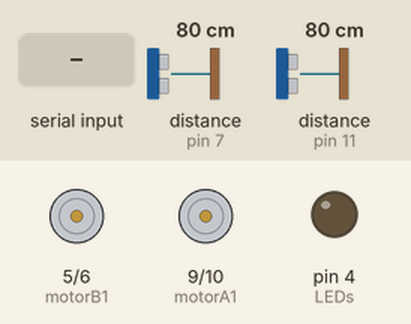
A sketch run on a simulated Arduino Uno, built with avr-gcc and run on an emulated ATmega328P. On the bench: motor-driver pin pairs drawn as motors (green arrow = first pin HIGH = forward, orange = second pin HIGH = backward, longer = more drive), output pins drawn as LEDs (lit = HIGH). The inputs (shaded band) are chosen by the test bench; at power-on: distance to the obstacle (sensors on pin 7, pin 11) 80 cm. The echo pulse lasts 58.3 µs per cm.

Above: at 1.2 s.
1.3 s: "F" received over Serial
At 2.5 s:
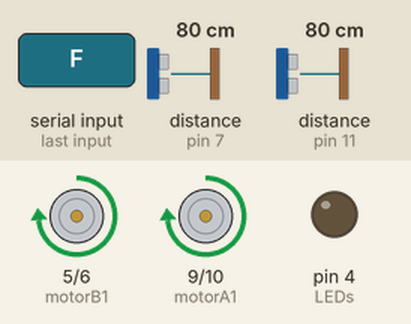
2.8 s: distance to the obstacle (sensor on pin 7) set to 2 cm
At 3.2 s:
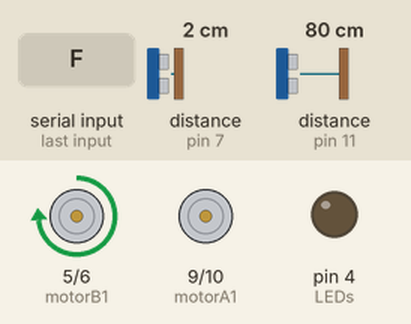
4.3 s: distance to the obstacle (sensor on pin 11) set to 2 cm
At 5.45 s:
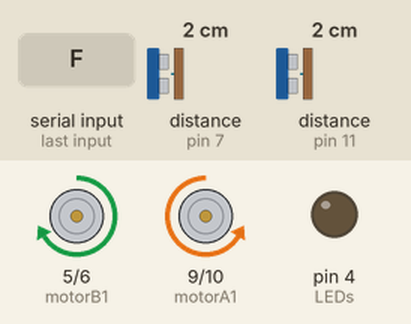
7.3 s: byte 66 ('B') received over Serial
9.7 s: byte 72 ('H') received over Serial
At 10.8 s:
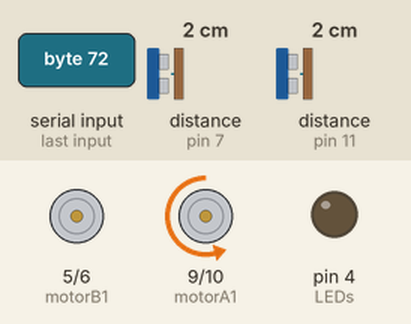
11.2 s: byte 74 ('J') received over Serial
At 12.0 s:
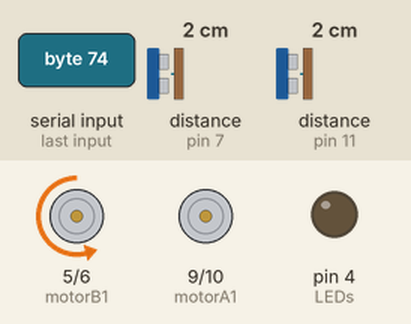
Timing chart, 0 to 13.7 s (numbered marks = the images above; inputs shaded):
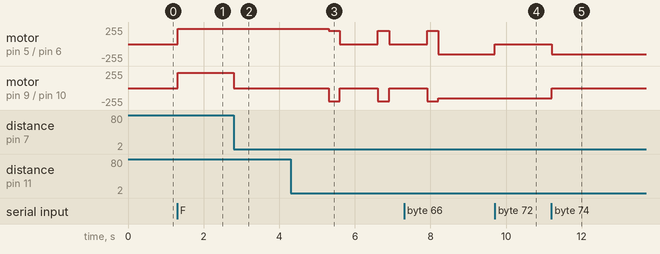

Measured:
- after the input at 1.3 s, motor on pin 5 (motorB1) / pin 6 (motorB2), motor on pin 9 (motorA1) / pin 10 (motorA2): stopped → forward 228/255 at once
- after the input at 2.8 s, motor on pin 9 (motorA1) / pin 10 (motorA2): forward 228/255 → stopped at once
- after the input at 4.3 s, motor on pin 5 (motorB1) / pin 6 (motorB2): alternates forward 200/255 for 0.30 s and stopped for 1.0 s, starting after 1.0 s; motor on pin 9 (motorA1) / pin 10 (motorA2): alternates backward 200/255 for 0.30 s and stopped for 1.0 s, starting after 1.0 s
- after the input at 9.7 s, motor on pin 5 (motorB1) / pin 6 (motorB2): backward 153/255 → stopped at once
- after the input at 11.2 s, motor on pin 5 (motorB1) / pin 6 (motorB2): stopped → backward 153/255 at once; motor on pin 9 (motorA1) / pin 10 (motorA2): backward 153/255 → stopped at once

The sketch:

_2WD_Arduino_robot_with_2xHC_SRO4_v19032019.ino
```cpp
/* Project:RC Car via Bluetooth with Android Smartphone.
 * Featutes: manual steering and auto-pilot mode. Speed and colision avoidance can be adjusted in App.
 * Inspired by project of Vasilakis Michalis // 12-12-2014 ver.2 test. More information at www.ardumotive.com http://www.ardumotive.com/bluetooth-rc-car.html
 * Backward compatible with Ardumotive App
 * Motor A=left Active B = right
 * ver 18032019 pin assignement is updated to streamline connections
 * ver 18032019 ActMotor functon was introduced
 */

  #include <Ultrasonic.h>      // Sketch is built on Raspberry Pi using  https://github.com/JRodrigoTech/Ultrasonic-HC-SR04

 // HC-SRO4  TX         = 0;    // to upload sketch you must /!\ disconnect TX from HC-SRO4 TX - disconnect wire from D0 !!!
 // HC_SRO4  RX         = 1;    // can be connected during sketch upload
 // not in use          = 2;    // reserved for Bluetooth state usage
  const int buzzer      = 3;    // Buzzer / Speaker
  const int LEDs        = 4;    // Leds
  const int motorB1     = 5;    // pin 5 supports PMWM - IN 1 of L298n mini
  const int motorB2     = 6;    // pin 6 supports PMWM - IN 2 of L298n mini
  Ultrasonic ultraright(8,7);   // (Trig PIN,Echo PIN)
  const int motorA1     = 9;    // pin 9  supports PMWM - IN 3 of L298n mini
  const int motorA2     = 10;   // pin 10 supports PMWM - IN 4 of L298n mini
  Ultrasonic ultraleft(12,11);  // (Trig PIN,Echo PIN)
 //not in use           = 13;

  int LEDst =0;       // To on and off head lamp. Default state off
  int Hornst=0;       // To on and off Hornst. Default state off
  int RCmess;         // To store income message via Bluetooth
  int LSpeed;         // Left  direction speed - used for right motor B
  int RSpeed;         // Right direction speed - used for left  motor A
  int BSpeed;         // Backward    speed
  int RSpeed2;        // Reduced speed
  int LSpeed2;        // Reduced speed
  int BSpeed2;        // Reduced speed
  int Sens = 1;       // Set sensetivity of obstalce avoidance system
  int Ldist;          // Distance measured by right sensor to manage left wheel speed
  int Rdist;          // Distance measured by left sensor to manage right wheel speed
  int Lcorr;          // Speed correction (decrease) when obstacle detected
  int Rcorr;          // Speed correction (decrease) when obstacle detected
  int Gear=3;         // Default Gear value, to let the car move before gear is changed in Android app

void setup() {

 // pinMode(buzzer) - when using tone function in not required
    pinMode(LEDs,    OUTPUT);
    pinMode(motorA1, OUTPUT); // initially L298N mini was used, than replaced by custom dual MOSFET H-bridge https://easyeda.com/olegburak.by/h-bridge-pair-wo-opto
    pinMode(motorA2, OUTPUT);
    pinMode(motorB1, OUTPUT);
    pinMode(motorB2, OUTPUT);
 // pinMode for ultrasonic sensors are set by ultrasonic.h

    Serial.begin(9600); // Initialize serial communication at 9600 bits per second:
}

void ActMotor (int MotBF, int MotAF,         //Function to activate motors
               int MotBB, int MotAB) {
  analogWrite(motorB1, MotBF); analogWrite(motorA1, MotAF);
  analogWrite(motorB2, MotBB); analogWrite(motorA2, MotAB);
  }

void loop() {

   if(Serial.available() > 0){
     RCmess = Serial.read();   // Save income data to variable 'RCmess'
      // Serial.write(RCmess); // for debug: susspend car wheels and keep USB connected, then use Serial monitor to see received command via Bluetooth
      // Serial.println();     // for debug
      }

   Ldist = ultraleft.Ranging(CM);          //ultraleft.Ranging(CM) is a distance returned by ultrasonic.h in cm, max value is 51.
   //Serial.print("Ldist: ");              // for debug: susspend car wheels and keep USB connected, then use Serial monitor to see measured distance
   //Serial.print(ultraleft.Ranging(CM));  // CM or INC
   //Serial.print(" cm     " );
   //delay(50);
   Lcorr = (55-Ldist);                     // Lcorr reduce speed of opposite motor. To stop motor some cm before obstacle, constanta exeeds 51
   //Serial.print("Lcorr: ");
   //Serial.print(Lcorr);                  // CM or INC
   //Serial.print(" cm     " );
   //delay(50);
   Rdist = ultraright.Ranging(CM);         // ultraleft.Ranging(CM) is a distance returned by ultrasonic.h in cm,  max value is 51.
   //Serial.print("Rdist: ");
   //Serial.print(ultraright.Ranging(CM)); // CM or INC
   //Serial.print(" cm" );
   //delay(50);
   Rcorr = (55-Rdist);                     // Lcorr reduce speed of opposite motor
   //Serial.print("Rcorr: ");
   //Serial.print(Rcorr); // CM or INC
   //Serial.println(" cm     " );
   //delay(50);

 /***********************Gearbox**********************/
    if      (RCmess == '0'){ //Change speed if RCmess is equal from 0 to 4.
      Gear= 1;
      }
    else if (RCmess == '1'){
      Gear= 2;
      }
    else if (RCmess == '2'){
      Gear= 3;
      }
    else if (RCmess == '3'){
      Gear= 4;
      }
    else if (RCmess == '4'){
      Gear= 5;
      }

 /***********************Sensetivity**********************/
    if      (RCmess == '5'){   // Change Sensitivity if RCmess is equal from 5 to 9.
      Sens= 1000;              // "0" in App,minimize correction
      }
    else if (RCmess == '6'){
      Sens = 3;                // "1' in App, reduce correction by 3 times
      }
    else if (RCmess == '7'){
      Sens = 2;                // "2' in App, reduce correction by 2 times
      }
    else if (RCmess == '8'){
      Sens = 1;                // "3' in App, no correction reduction
      }

    LSpeed= ((51-(Lcorr/Sens))*Gear);  //50 is a base speed, multiplied by Gear (1-5) produce argument for analog write (50-250). To stop motor some cm before obstacle, Lspeed can be negative if distance will be closer than defined
    if (LSpeed < 0) {
       LSpeed = 0;
     }
    RSpeed= ((51-(Rcorr/Sens))*Gear);
    if (RSpeed < 0) {
       RSpeed = 0;
     }
    BSpeed= 51*Gear;                  // There is no sensor in back, so there is no correction of backward speed

    LSpeed2=LSpeed/1.6;
    RSpeed2=RSpeed/1.6;
    BSpeed2=RSpeed/1.6;

  /***********************Forward****************************/
    if (RCmess == 'F') {         //If RCmess is equal with letter 'F', car will go forward
        ActMotor (LSpeed,RSpeed,
                       0,     0);
    }
  /**********************Forward Left************************/
    else if (RCmess == 'G') {    //If RCmess is equal with letter 'G', car will go forward left
    	ActMotor (LSpeed2, RSpeed,
                       0,       0);
    }
  /**********************Forward Right************************/
    else if (RCmess == 'I') {   //If RCmess is equal with letter 'I', car will go forward right
      	ActMotor (LSpeed, RSpeed2,
                       0,      0);
    }
  /***********************Backward****************************/
    else if (RCmess == 'B') {  //If RCmess is equal with letter 'B', car will go backward
    	ActMotor (     0,      0,
                  BSpeed, BSpeed);
    }
  /**********************Backward Left************************/
    else if (RCmess == 'H') {   //If RCmess is equal with letter 'H', car will go backward left
    	ActMotor (      0,      0,
                  BSpeed2, BSpeed);
    }
  /**********************Backward Right************************/
    else if (RCmess == 'J') {  //If RCmess is equal with letter 'J', car will go backward right
    	ActMotor (     0,       0,
                  BSpeed, BSpeed2);
    }
  /***************************Left*****************************/
    else if (RCmess == 'L') {  //If RCmess is equal with letter 'L', wheels will turn left
    	ActMotor (     0, RSpeed,
                       0,      0);
    }
  /***************************Right*****************************/
    else if (RCmess == 'R') {  //If RCmess is equal with letter 'R', wheels will turn right
    	ActMotor (LSpeed,      0,
                       0,      0);
    }
  /***************************Rotate clockwise*****************************/
    else if (RCmess == 'Y') {  //If RCmess is equal with letter 'Y', wheels will run in opposite direction - rotate clockwise
    	ActMotor (LSpeed,      0,
                       0, BSpeed);
    }
  /***************************Rotate counter clockwise*****************************/
    else if (RCmess == 'Z') {  //If RCmess is equal with letter 'Z', wheels will run in opposite direction - rotate counter clockwise
    	ActMotor (     0, RSpeed,
                  BSpeed,      0);
    }
  /************************Stop*****************************/
    else if (RCmess == 'S') {  //If RCmess is equal with letter 'S', stop the car
        ActMotor (0,0,
                  0,0);
    }
  /************************Auto pilot*****************************/
    else if (RCmess == 'A') {  //If RCmess is equal with letter 'A', car constantly move forward. Sensetivity <> '0' ! S message disable autopilot
        RCmess='F';
    }
  /************************Head lamps*****************************/
    else if (RCmess == 'W') {  //If RCmess is equal with letter 'W', turn leds on or off
      if      (LEDst == 0){
         digitalWrite(LEDs, HIGH);
         LEDst = 1;
      }
      else if (LEDst == 1){
         digitalWrite(LEDs, LOW);
         LEDst = 0;
      }
      RCmess='n';
    }
  /**********************Horn sound***************************/
    else if (RCmess == 'V'){   //If RCmess is equal with letter 'V', play (or stop) Hornst sound
      if     (Hornst == 0){
         tone  (buzzer, 1000); //Speaker on
         Hornst = 1;
      }
      else if (Hornst ==1){
         noTone(buzzer);      //Speaker off
         Hornst = 0;
      }
      RCmess='n';
    }
      /***************************Rotate clockwise*****************************/
    if ((ultraleft.Ranging(CM) < 15) && (ultraright.Ranging(CM) < 15) && RCmess == 'F') {  //If car stuck it  - rotate clockwise
        delay (1000);
    	ActMotor (200,   0,
                    0, 200);
        delay (300);
    }
}

/* Letters in RCmess
 * 'F' forward
 * 'G' forward left
 * 'I' forward right
 * 'B' backward
 * 'H' backward left
 * 'J' backward right
 * 'L' left
 * 'R' right
 * 'Y' rotate clockwise
 * 'Z' rotate counter clockwise
 * 'S' stop
 * 'W' leds on or of off
 * 'V' Hornst sound on or off
 * 'A' autopilot
 */
```
